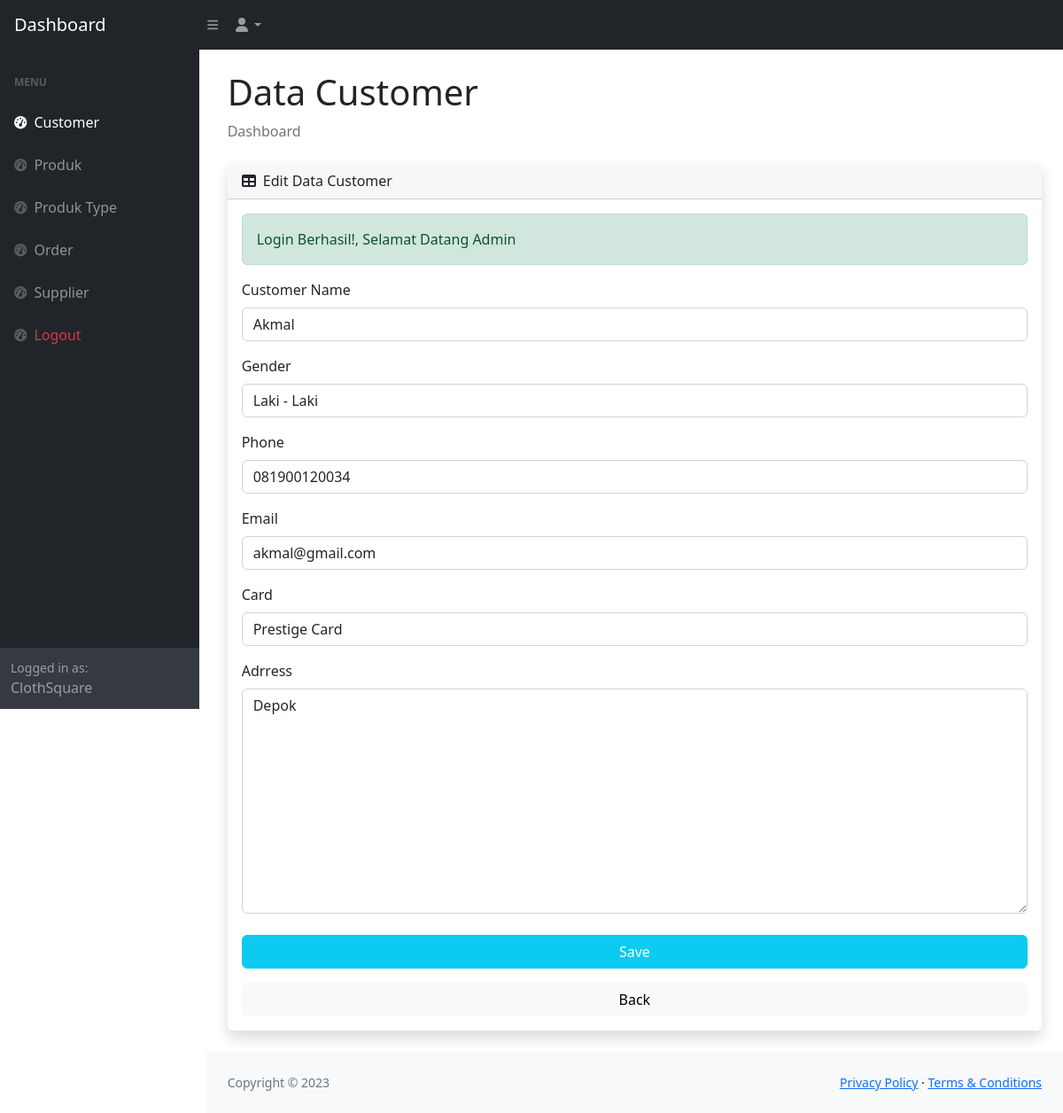
Screenshot of /admin/customer-edit.php?id=2 (signed in) with the database file from the repository.
### tables this page shows
CREATE TABLE `customer` (
  `id` int(11) NOT NULL,
  `name` varchar(45) DEFAULT NULL,
  `gender` enum('L','P') DEFAULT NULL,
  `phone` varchar(45) DEFAULT NULL,
  `email` varchar(45) DEFAULT NULL,
  `address` longtext DEFAULT NULL,
  `card_id` int(11) NOT NULL
);

CREATE TABLE `card` (
  `id` int(11) NOT NULL,
  `code` varchar(45) DEFAULT NULL,
  `name` varchar(45) DEFAULT NULL,
  `discount` float DEFAULT NULL,
  `member_fee` int(11) DEFAULT NULL
);

### function/helper.php (called while the page is built, shortened)
<?php
function hasSuccess(): bool
{
  return isset($_SESSION['success']);
}
function success(): ?string
{
  if (hasSuccess()) {
    $data = $_SESSION['success'];
    return $data;
  } else {
    return null;
  }
}

### function/query.php (called while the page is built, shortened)
<?php
function query_select($table, $role = [])
{
  global $conn;
  $sql = "SELECT * FROM $table";
  if (isset($role['where'])) {
    $sql .= " WHERE " . $role['where'];
  }
  $result = mysqli_query($conn, $sql);
  $rows = [];
  while ($row = mysqli_fetch_assoc($result)) {
    $rows[] = $row;
  }
  return $rows;
}

### admin/customer-edit.php (the view, shortened to what this page needs)
<?php
$id = htmlspecialchars($_GET['id']);
$customer = query_select('customer', ['where' => "id= '$id'"])[0];
$cards = query_select('card');
 ?>
<?php require "partials/header.php" ?>
       <?php require "partials/navbar.php" ?>
        <div id="layoutSidenav">
            <?php require "partials/sidebar.php" ?>
            <div id="layoutSidenav_content">
                <main>
                    <div class="container-fluid px-4">
                        <h1 class="mt-4">Data Customer</h1>
                        <ol class="breadcrumb mb-4">
                            <li class="breadcrumb-item active">Dashboard</li>
                        </ol>
                        <div class="card mb-4 border-0 shadow">
                            <div class="card-header">
                                <i class="fas fa-table me-1"></i>
                                Edit Data Customer
                            </div>
                            <div class="card-body">
                                <?php if (hasSuccess() || hasError() ): ?>
                                  <div class="alert alert-<?= hasSuccess() ? "success" : "danger" ?>"><?= hasSuccess() ? success() : error() ?></div>
                                <?php endif ?>
                                <form method="POST" enctype="multipart/form-data">
                                    <div class="form-group mb-3">
                                        <label for="name" class="mb-2">Customer Name</label>
                                        <input class="form-control" id="name" type="text" placeholder="Customer Name" name="name" value="<?= $customer['name'] ?>" />
                                    </div>
                                     <div class="form-group mb-3">
                                        <label for="gender" class="mb-2">Gender</label>
                                        <select name="gender" id="" class="form-control">
                                            <option value="L" <?= $customer['gender'] == "L" ? "selected" : "" ?> >Laki - Laki</option>
                                        </select>
                                    </div>
                                    <div class="form-group mb-3">
                                        <label for="phone" class="mb-2">Phone</label>
                                        <input class="form-control" id="phone" type="number" placeholder="Phone" name="phone" value="<?= $customer['phone'] ?>" />
                                    </div>
                                     <div class="form-group mb-3">
                                        <label for="email" class="mb-2">Email</label>
                                        <input class="form-control" id="email" type="emai" placeholder="Email" name="email" value="<?= $customer['email'] ?>" />
                                    </div>
                                    <div class="form-group mb-3">
                                        <label for="gender" class="mb-2">Card</label>
                                        <select name="card_id" id="" class="form-control">
                                            <?php foreach ($cards as $value): ?>
                                                <option value="<?= $value['id'] ?>" <?= $value['id'] == $customer['card_id'] ? "selected" : "" ?> ><?= $value['name'] ?></option>
                                            <?php endforeach ?>
                                        </select>
                                    </div>
                                     <div class="form-group mb-3">
                                        <label for="address" class="mb-2">Adrress</label>
                                        <textarea name="address" id="" cols="30" rows="10" class="form-control"><?= $customer['address'] ?></textarea>
                                    </div>
                                    <div class="mt-4 mb-0">
                                        <div class="d-grid">
                                            <button type="submit" class="btn mb-3 btn-info text-white btn-block">Save</button>
                                            <a href="produk.php" class="btn btn-light btn-block">Back</a>
                                        </div>
                                    </div>
                                </form>
                            </div>
                        </div>
                    </div>
                </main>
                <footer class="py-4 bg-light mt-auto">
                    <div class="container-fluid px-4">
                        <div class="d-flex align-items-center justify-content-between small">
                            <div class="text-muted">Copyright &copy; 2023</div>
                            <div>
                                <a href="#">Privacy Policy</a>
                                &middot;
                                <a href="#">Terms &amp; Conditions</a>
                            </div>
                        </div>
                    </div>
                </footer>
            </div>
        </div>
<?php require "partials/footer.php" ?>

### rows the page displays
customer: name "Akmal", gender "Laki - Laki", phone "081900120034", email "akmal@gmail.com", card_id "Prestige Card", address "Depok"

### other values shown
success() "Login Berhasil!, Selamat Datang Admin"
